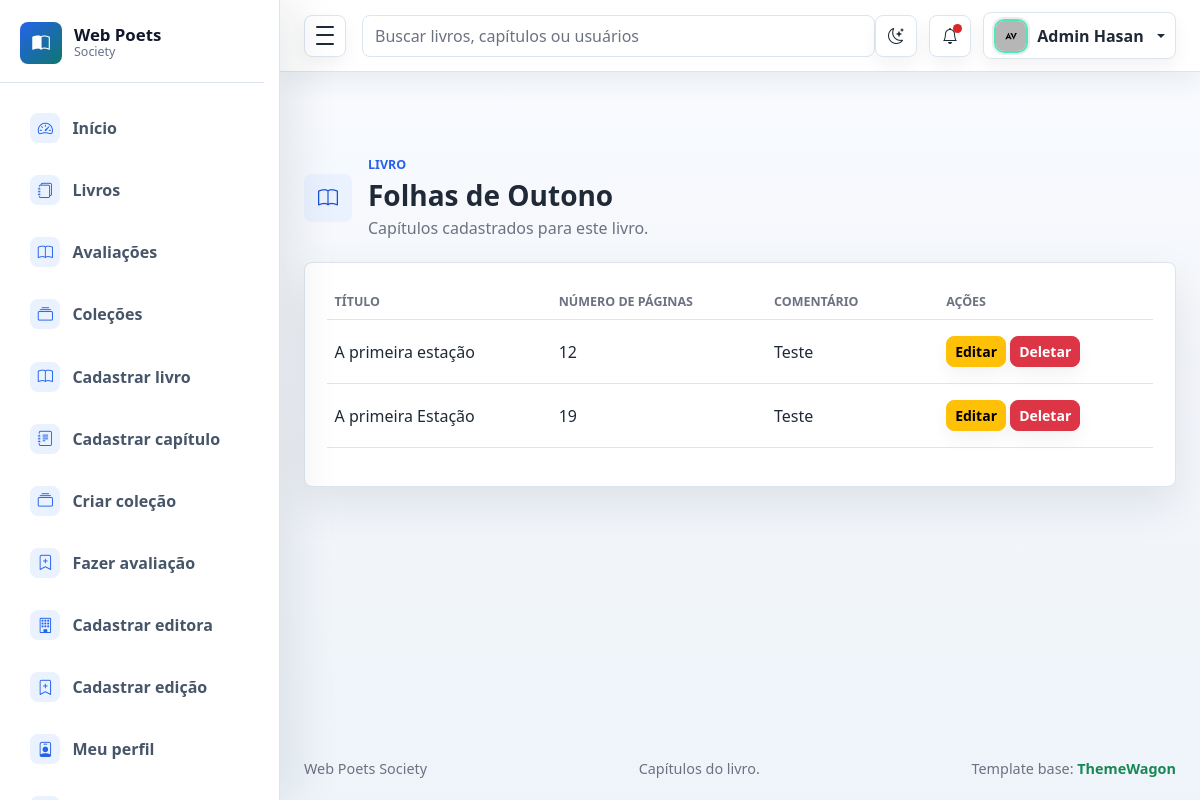
The page /capitulo/livro/1/ (signed in) on the database as committed earlier.
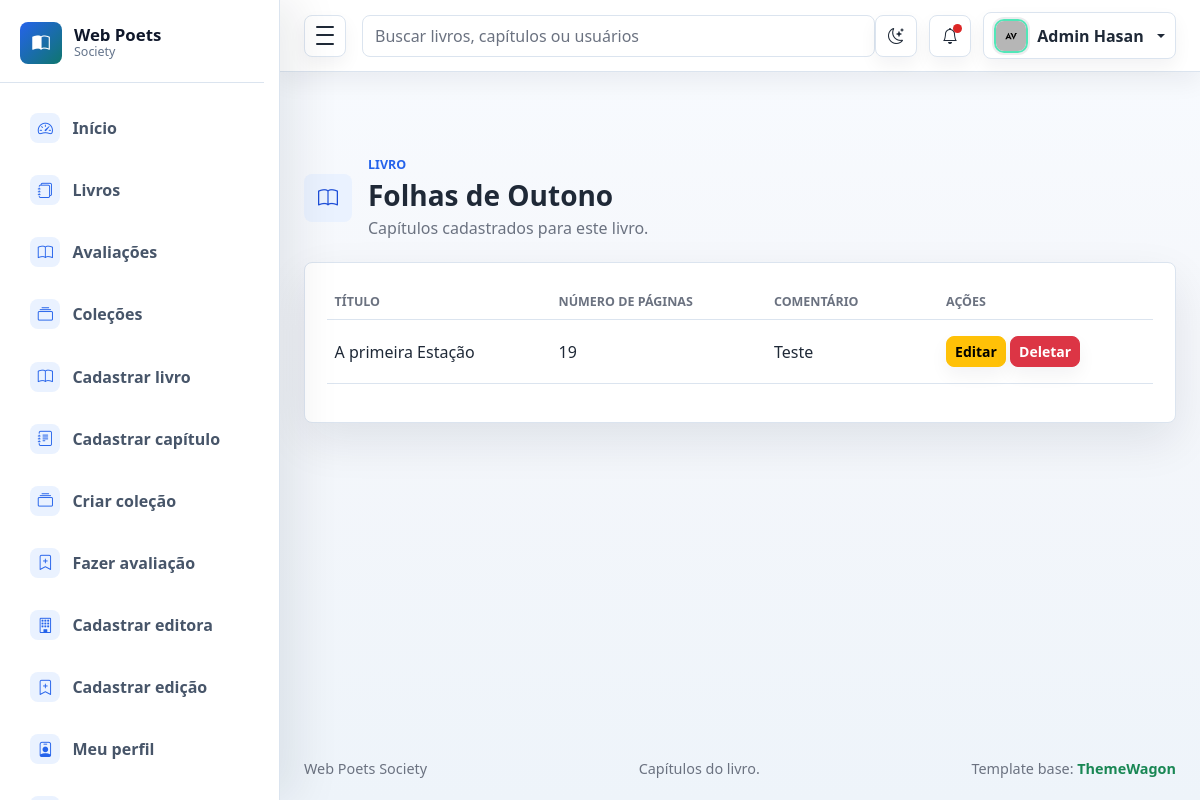
The same page on the database as committed later.
### capitulo/models.py (models this page shows, shortened)
class Capitulo(models.Model):
    titulo = models.CharField(max_length=200)
    num_de_pag = models.IntegerField()
    comentario = models.TextField()
    livro = models.ForeignKey('livros.livro', on_delete=models.CASCADE)
    class Meta:
            permissions = (
                ("editar_proprio_capitulo", "Pode editar o próprio capítulo"),
                ("editar_qualquer_capitulo", "Pode editar qualquer capítulo"),
                ("excluir_proprio_capitulo", "Pode excluir o próprio capítulo"),
                ("excluir_qualquer_capitulo", "Pode excluir qualquer capítulo"),
            )

### capitulo/views.py (the view)
# urls.py: path('livro/<int:livro_id>/', views.lista_capitulos, name='lista'),
@login_required
def lista_capitulos(request, livro_id):
    livro = get_object_or_404(Livro, id=livro_id)
    capitulos = Capitulo.objects.filter(
        livro=livro
    ).order_by('id')
    return render(
        request,
        'view/capitulos.html',
        {
            'livro': livro,
            'capitulos': capitulos,
        }
    )

### template/view/capitulos.html (shortened to what this page needs)
{% extends "base.html" %}
{% block footer_middle %}Capítulos do livro.{% endblock %}
{% block content %}
<div class="container-fluid px-3 px-lg-4 py-4">
  <div class="page-heading">
    <div class="page-heading-copy">
      <span class="page-icon">
        <i class="bi bi-book" aria-hidden="true"></i>
      </span>
      <div>
        <p class="eyebrow mb-1">Livro</p>
        <h1 class="h3 mb-1">{{ livro.titulo }}</h1>
        <p class="text-muted mb-0">Capítulos cadastrados para este livro.</p>
      </div>
    </div>
  </div>
  <section class="panel">
    <div class="table-responsive">
      <table class="table align-middle">
        <thead>
          <tr>
            <th scope="col">Título</th>
            <th scope="col">Número de páginas</th>
            <th scope="col">Comentário</th>
            <th scope="col">Ações</th>
          </tr>
        </thead>
        <tbody>
          {% for capitulo in capitulos %}
            <tr>
              <td>{{ capitulo.titulo }}</td>
              <td>{{ capitulo.num_de_pag }}</td>
              <td>{{ capitulo.comentario }}</td>
              <td>
                {% if perms.livros.editar_qualquer_capitulo or perms.livros.excluir_qualquer_capitulo %}
                    <a href="{% url 'capitulo:editar' capitulo.id %}" class="btn btn-sm btn-warning">Editar</a>
                    <a href="{% url 'capitulo:deletar' capitulo.id %}" class="btn btn-sm btn-danger">Deletar</a>
                {% elif perms.livros.editar_proprio_capitulo or perms.livros.excluir_proprio_capitulo %}
                    <a href="{% url 'capitulo:editar' capitulo.id %}" class="btn btn-sm btn-warning">Editar</a>
                    <a href="{% url 'capitulo:deletar' capitulo.id %}" class="btn btn-sm btn-danger">Deletar</a>
                {% else %}
                    <span class="text-muted small">-</span>
                {% endif %}
              </td>
            </tr>
          {% empty %}
            <tr>
              <td colspan="4" class="text-center text-muted py-4">Nenhum capítulo cadastrado para este livro.</td>
            </tr>
          {% endfor %}
        </tbody>
      </table>
    </div>
  </section>
</div>
{% endblock %}

Rows that differ between the two databases and show on the page:
removed Capitulo: titulo "A primeira estação", num_de_pag "12", comentario "Teste"
